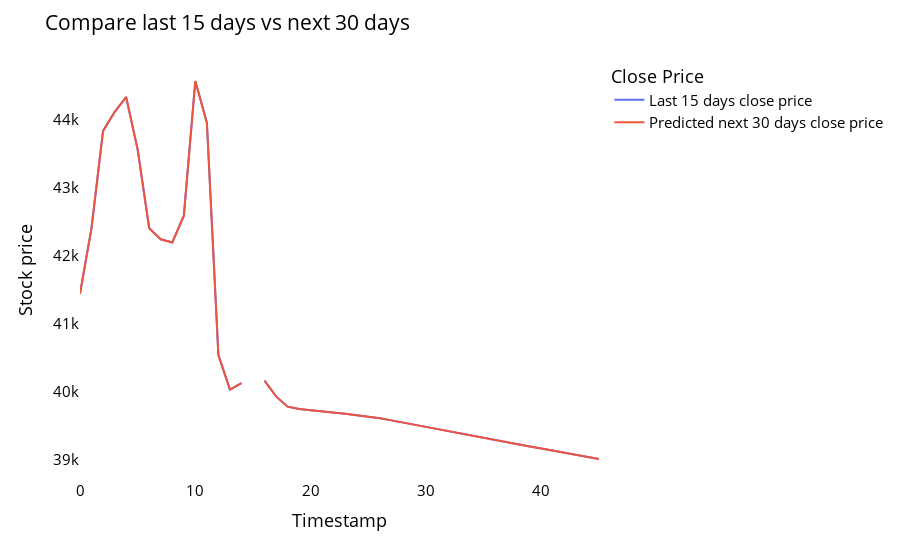

The notebook cell saved with this chart:
### Code cell
temp_mat = np.empty((len(last_days)+pred_days+1,1))
temp_mat[:] = np.nan
temp_mat = temp_mat.reshape(1,-1).tolist()[0]

last_original_days_value = temp_mat
next_predicted_days_value = temp_mat

last_original_days_value[0:time_step+1] = scaler.inverse_transform(closedf[len(closedf)-time_step:]).reshape(1,-1).tolist()[0]
next_predicted_days_value[time_step+1:] = scaler.inverse_transform(np.array(lst_output).reshape(-1,1)).reshape(1,-1).tolist()[0]

new_pred_plot = pd.DataFrame({
    'last_original_days_value':last_original_days_value,
    'next_predicted_days_value':next_predicted_days_value
})

names = cycle(['Last 15 days close price','Predicted next 30 days close price'])

fig = px.line(new_pred_plot,x=new_pred_plot.index, y=[new_pred_plot['last_original_days_value'],
                                                      new_pred_plot['next_predicted_days_value']],
              labels={'value': 'Stock price','index': 'Timestamp'})
fig.update_layout(title_text='Compare last 15 days vs next 30 days',
                  plot_bgcolor='white', font_size=15, font_color='black',legend_title_text='Close Price')

fig.for_each_trace(lambda t:  t.update(name = next(names)))
fig.update_xaxes(showgrid=False)
fig.update_yaxes(showgrid=False)
fig.show()

### Figure 1 — Plotly figure (JSON) as saved in the notebook; plotly's stock layout.template omitted (floating-point values rounded to 4 significant figures)
{"data": [{"hovertemplate": "variable=last_original_days_value<br>Timestamp=%{x}<br>Stock price=%{y}<extra></extra>", "legendgroup": "last_original_days_value", "line": {"color": "#636efa", "dash": "solid"}, "marker": {"symbol": "circle"}, "mode": "lines", "name": "Last 15 days close price", "orientation": "v", "showlegend": true, "x": [0, 1, 2, 3, 4, 5, 6, 7, 8, 9, 10, 11, 12, 13, 14, 15, 16, 17, 18, 19, 20, 21, 22, 23, 24, 25, 26, 27, 28, 29, 30, 31, 32, 33, 34, 35, 36, 37, 38, 39, 40, 41, 42, 43, 44, 45], "xaxis": "x", "y": [41440.0, 42410.0, 43840.0, 44120.0, 44340.0, 43570.0, 42410.0, 42240.0, 42200.0, 42590.0, 44580.0, 43960.0, 40540.0, 40030.0, 40130.0, null, 40160.0, 39930.0, 39780.0, 39740.0, 39730.0, 39710.0, 39700.0, 39680.0, 39650.0, 39630.0, 39610.0, 39580.0, 39540.0, 39510.0, 39480.0, 39450.0, 39420.0, 39380.0, 39350.0, 39320.0, 39290.0, 39260.0, 39220.0, 39190.0, 39160.0, 39130.0, 39100.0, 39070.0, 39040.0, 39010.0], "yaxis": "y", "type": "scatter"}, {"hovertemplate": "variable=next_predicted_days_value<br>Timestamp=%{x}<br>Stock price=%{y}<extra></extra>", "legendgroup": "next_predicted_days_value", "line": {"color": "#EF553B", "dash": "solid"}, "marker": {"symbol": "circle"}, "mode": "lines", "name": "Predicted next 30 days close price", "orientation": "v", "showlegend": true, "x": [0, 1, 2, 3, 4, 5, 6, 7, 8, 9, 10, 11, 12, 13, 14, 15, 16, 17, 18, 19, 20, 21, 22, 23, 24, 25, 26, 27, 28, 29, 30, 31, 32, 33, 34, 35, 36, 37, 38, 39, 40, 41, 42, 43, 44, 45], "xaxis": "x", "y": [41440.0, 42410.0, 43840.0, 44120.0, 44340.0, 43570.0, 42410.0, 42240.0, 42200.0, 42590.0, 44580.0, 43960.0, 40540.0, 40030.0, 40130.0, null, 40160.0, 39930.0, 39780.0, 39740.0, 39730.0, 39710.0, 39700.0, 39680.0, 39650.0, 39630.0, 39610.0, 39580.0, 39540.0, 39510.0, 39480.0, 39450.0, 39420.0, 39380.0, 39350.0, 39320.0, 39290.0, 39260.0, 39220.0, 39190.0, 39160.0, 39130.0, 39100.0, 39070.0, 39040.0, 39010.0], "yaxis": "y", "type": "scatter"}], "layout": {"xaxis": {"anchor": "y", "domain": [0, 1], "title": {"text": "Timestamp"}, "showgrid": false}, "yaxis": {"anchor": "x", "domain": [0, 1], "title": {"text": "Stock price"}, "showgrid": false}, "legend": {"title": {"text": "Close Price"}, "tracegroupgap": 0}, "margin": {"t": 60}, "title": {"text": "Compare last 15 days vs next 30 days"}, "font": {"size": 15, "color": "black"}, "plot_bgcolor": "white"}}
